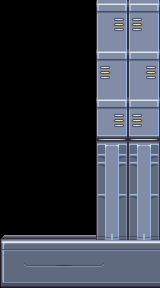

Rendered tile map (Tiled .tmx) drawn with the repository's tilesets; below, a short description and the full map source, tile grids included:
An orthogonal 10x18 tile map with 16x16 px tiles, 1 tile layer (Tile Layer 1).

<map version="1.9" tiledversion="1.9.0" orientation="orthogonal" renderorder="right-down" width="10" height="18" tilewidth="16" tileheight="16" infinite="0" nextlayerid="2" nextobjectid="1">
 <tileset firstgid="1" source="DynastyTileset.tsx" />
 <layer id="1" name="Tile Layer 1" width="10" height="18">
  <data encoding="csv">
0,0,0,0,0,0,2147483781,133,2147483781,133,
0,0,0,0,0,0,132,2147483748,100,2147483780,
0,0,0,0,0,0,132,2147483780,132,2147483780,
0,0,0,0,0,0,2147483781,133,2147483781,133,
0,0,0,0,0,0,100,2147483780,132,2147483748,
0,0,0,0,0,0,132,2147483780,132,2147483780,
0,0,0,0,0,0,2147483781,133,2147483781,133,
0,0,0,0,0,0,132,2147483748,100,2147483780,
0,0,0,0,0,0,164,2147483812,164,2147483812,
0,0,0,0,0,0,196,2147483844,196,2147483844,
0,0,0,0,0,0,228,2147483876,228,2147483876,
0,0,0,0,0,0,2147483877,229,2147483877,229,
0,0,0,0,0,0,228,2147483876,228,2147483876,
0,0,0,0,0,0,2147483877,229,2147483877,229,
1,3,3,3,3,3,260,2147483908,260,2147483908,
33,34,34,34,34,34,34,34,34,34,
97,161,162,163,2147483811,162,2147483809,130,130,130,
129,98,98,98,98,98,98,98,98,98
</data>
 </layer>
</map>
